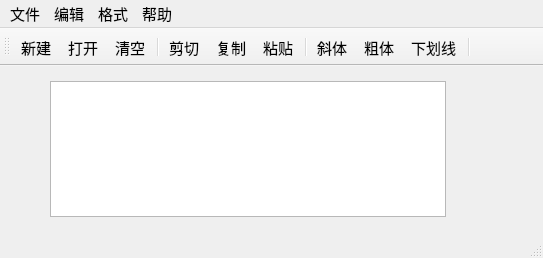
<?xml version="1.0" encoding="UTF-8"?>
<ui version="4.0">
 <class>QWMainWind</class>
 <widget class="QMainWindow" name="QWMainWind">
  <property name="geometry">
   <rect>
    <x>0</x>
    <y>0</y>
    <width>543</width>
    <height>258</height>
   </rect>
  </property>
  <property name="font">
   <font>
    <pointsize>11</pointsize>
   </font>
  </property>
  <property name="windowTitle">
   <string>QWMainWind</string>
  </property>
  <widget class="QWidget" name="centralWidget">
   <widget class="QTextEdit" name="txtEdit">
    <property name="geometry">
     <rect>
      <x>50</x>
      <y>15</y>
      <width>396</width>
      <height>136</height>
     </rect>
    </property>
    <property name="font">
     <font>
      <pointsize>16</pointsize>
     </font>
    </property>
   </widget>
  </widget>
  <widget class="QMenuBar" name="menuBar">
   <property name="geometry">
    <rect>
     <x>0</x>
     <y>0</y>
     <width>543</width>
     <height>26</height>
    </rect>
   </property>
   <widget class="QMenu" name="menu">
    <property name="title">
     <string>文件</string>
    </property>
    <addaction name="actNew"/>
    <addaction name="actOpen"/>
    <addaction name="separator"/>
    <addaction name="actClose"/>
   </widget>
   <widget class="QMenu" name="menu_2">
    <property name="title">
     <string>编辑</string>
    </property>
    <addaction name="actCut"/>
    <addaction name="actCopy"/>
    <addaction name="actPaste"/>
    <addaction name="separator"/>
    <addaction name="actClear"/>
   </widget>
   <widget class="QMenu" name="menu_3">
    <property name="title">
     <string>格式</string>
    </property>
    <addaction name="actFontBold"/>
    <addaction name="actFontItalic"/>
    <addaction name="actFontUnder"/>
    <addaction name="separator"/>
    <addaction name="actToolbarLab"/>
   </widget>
   <widget class="QMenu" name="menu_4">
    <property name="title">
     <string>帮助</string>
    </property>
   </widget>
   <addaction name="menu"/>
   <addaction name="menu_2"/>
   <addaction name="menu_3"/>
   <addaction name="menu_4"/>
  </widget>
  <widget class="QToolBar" name="mainToolBar">
   <property name="toolButtonStyle">
    <enum>Qt::ToolButtonTextUnderIcon</enum>
   </property>
   <attribute name="toolBarArea">
    <enum>TopToolBarArea</enum>
   </attribute>
   <attribute name="toolBarBreak">
    <bool>false</bool>
   </attribute>
   <addaction name="actNew"/>
   <addaction name="actOpen"/>
   <addaction name="actClear"/>
   <addaction name="separator"/>
   <addaction name="actCut"/>
   <addaction name="actCopy"/>
   <addaction name="actPaste"/>
   <addaction name="separator"/>
   <addaction name="actFontItalic"/>
   <addaction name="actFontBold"/>
   <addaction name="actFontUnder"/>
   <addaction name="separator"/>
  </widget>
  <widget class="QStatusBar" name="statusBar"/>
  <action name="actCut">
   <property name="icon">
    <iconset resource="res.qrc">
     <normaloff>:/images/images/cut.bmp</normaloff>:/images/images/cut.bmp</iconset>
   </property>
   <property name="text">
    <string>剪切</string>
   </property>
   <property name="toolTip">
    <string>剪切</string>
   </property>
   <property name="shortcut">
    <string>Ctrl+X</string>
   </property>
  </action>
  <action name="actCopy">
   <property name="icon">
    <iconset resource="res.qrc">
     <normaloff>:/images/images/120.bmp</normaloff>:/images/images/120.bmp</iconset>
   </property>
   <property name="text">
    <string>复制</string>
   </property>
   <property name="toolTip">
    <string>复制</string>
   </property>
   <property name="shortcut">
    <string>Ctrl+C</string>
   </property>
  </action>
  <action name="actPaste">
   <property name="icon">
    <iconset resource="res.qrc">
     <normaloff>:/images/images/paste.bmp</normaloff>:/images/images/paste.bmp</iconset>
   </property>
   <property name="text">
    <string>粘贴</string>
   </property>
   <property name="toolTip">
    <string>粘贴</string>
   </property>
   <property name="shortcut">
    <string>Ctrl+V</string>
   </property>
  </action>
  <action name="actFontBold">
   <property name="checkable">
    <bool>true</bool>
   </property>
   <property name="icon">
    <iconset resource="res.qrc">
     <normaloff>:/images/images/BLD.BMP</normaloff>:/images/images/BLD.BMP</iconset>
   </property>
   <property name="text">
    <string>粗体</string>
   </property>
   <property name="toolTip">
    <string>粗体</string>
   </property>
  </action>
  <action name="actFontItalic">
   <property name="checkable">
    <bool>true</bool>
   </property>
   <property name="icon">
    <iconset resource="res.qrc">
     <normaloff>:/images/images/ITL.BMP</normaloff>:/images/images/ITL.BMP</iconset>
   </property>
   <property name="text">
    <string>斜体</string>
   </property>
   <property name="toolTip">
    <string>斜体</string>
   </property>
  </action>
  <action name="actFontUnder">
   <property name="checkable">
    <bool>true</bool>
   </property>
   <property name="icon">
    <iconset resource="res.qrc">
     <normaloff>:/images/images/WORDUNDR.BMP</normaloff>:/images/images/WORDUNDR.BMP</iconset>
   </property>
   <property name="text">
    <string>下划线</string>
   </property>
   <property name="toolTip">
    <string>下划线</string>
   </property>
  </action>
  <action name="actClose">
   <property name="icon">
    <iconset resource="res.qrc">
     <normaloff>:/images/images/exit.bmp</normaloff>:/images/images/exit.bmp</iconset>
   </property>
   <property name="text">
    <string>退出</string>
   </property>
   <property name="toolTip">
    <string>退出</string>
   </property>
  </action>
  <action name="actOpen">
   <property name="icon">
    <iconset resource="res.qrc">
     <normaloff>:/images/images/open3.bmp</normaloff>:/images/images/open3.bmp</iconset>
   </property>
   <property name="text">
    <string>打开...</string>
   </property>
   <property name="toolTip">
    <string>打开文件</string>
   </property>
   <property name="shortcut">
    <string>Ctrl+O</string>
   </property>
  </action>
  <action name="actClear">
   <property name="icon">
    <iconset resource="res.qrc">
     <normaloff>:/images/images/103.bmp</normaloff>:/images/images/103.bmp</iconset>
   </property>
   <property name="text">
    <string>清空</string>
   </property>
   <property name="toolTip">
    <string>清空内容</string>
   </property>
  </action>
  <action name="actFont">
   <property name="icon">
    <iconset resource="res.qrc">
     <normaloff>:/images/images/20.ico</normaloff>:/images/images/20.ico</iconset>
   </property>
   <property name="text">
    <string>字体...</string>
   </property>
   <property name="toolTip">
    <string>字体设置</string>
   </property>
  </action>
  <action name="actNew">
   <property name="icon">
    <iconset resource="res.qrc">
     <normaloff>:/images/images/new2.bmp</normaloff>:/images/images/new2.bmp</iconset>
   </property>
   <property name="text">
    <string>新建</string>
   </property>
   <property name="shortcut">
    <string>Ctrl+N</string>
   </property>
  </action>
  <action name="actToolbarLab">
   <property name="checkable">
    <bool>true</bool>
   </property>
   <property name="checked">
    <bool>true</bool>
   </property>
   <property name="text">
    <string>显示工具栏文字标签</string>
   </property>
   <property name="menuRole">
    <enum>QAction::TextHeuristicRole</enum>
   </property>
  </action>
 </widget>
 <layoutdefault spacing="6" margin="11"/>
 <resources>
  <include location="res.qrc"/>
 </resources>
 <connections>
  <connection>
   <sender>actClose</sender>
   <signal>triggered()</signal>
   <receiver>QWMainWind</receiver>
   <slot>close()</slot>
   <hints>
    <hint type="sourcelabel">
     <x>-1</x>
     <y>-1</y>
    </hint>
    <hint type="destinationlabel">
     <x>422</x>
     <y>254</y>
    </hint>
   </hints>
  </connection>
  <connection>
   <sender>actClear</sender>
   <signal>triggered()</signal>
   <receiver>txtEdit</receiver>
   <slot>clear()</slot>
   <hints>
    <hint type="sourcelabel">
     <x>-1</x>
     <y>-1</y>
    </hint>
    <hint type="destinationlabel">
     <x>260</x>
     <y>256</y>
    </hint>
   </hints>
  </connection>
  <connection>
   <sender>actCut</sender>
   <signal>triggered()</signal>
   <receiver>txtEdit</receiver>
   <slot>cut()</slot>
   <hints>
    <hint type="sourcelabel">
     <x>-1</x>
     <y>-1</y>
    </hint>
    <hint type="destinationlabel">
     <x>260</x>
     <y>256</y>
    </hint>
   </hints>
  </connection>
  <connection>
   <sender>actCopy</sender>
   <signal>triggered()</signal>
   <receiver>txtEdit</receiver>
   <slot>copy()</slot>
   <hints>
    <hint type="sourcelabel">
     <x>-1</x>
     <y>-1</y>
    </hint>
    <hint type="destinationlabel">
     <x>260</x>
     <y>256</y>
    </hint>
   </hints>
  </connection>
  <connection>
   <sender>actPaste</sender>
   <signal>triggered()</signal>
   <receiver>txtEdit</receiver>
   <slot>paste()</slot>
   <hints>
    <hint type="sourcelabel">
     <x>-1</x>
     <y>-1</y>
    </hint>
    <hint type="destinationlabel">
     <x>260</x>
     <y>256</y>
    </hint>
   </hints>
  </connection>
 </connections>
</ui>
